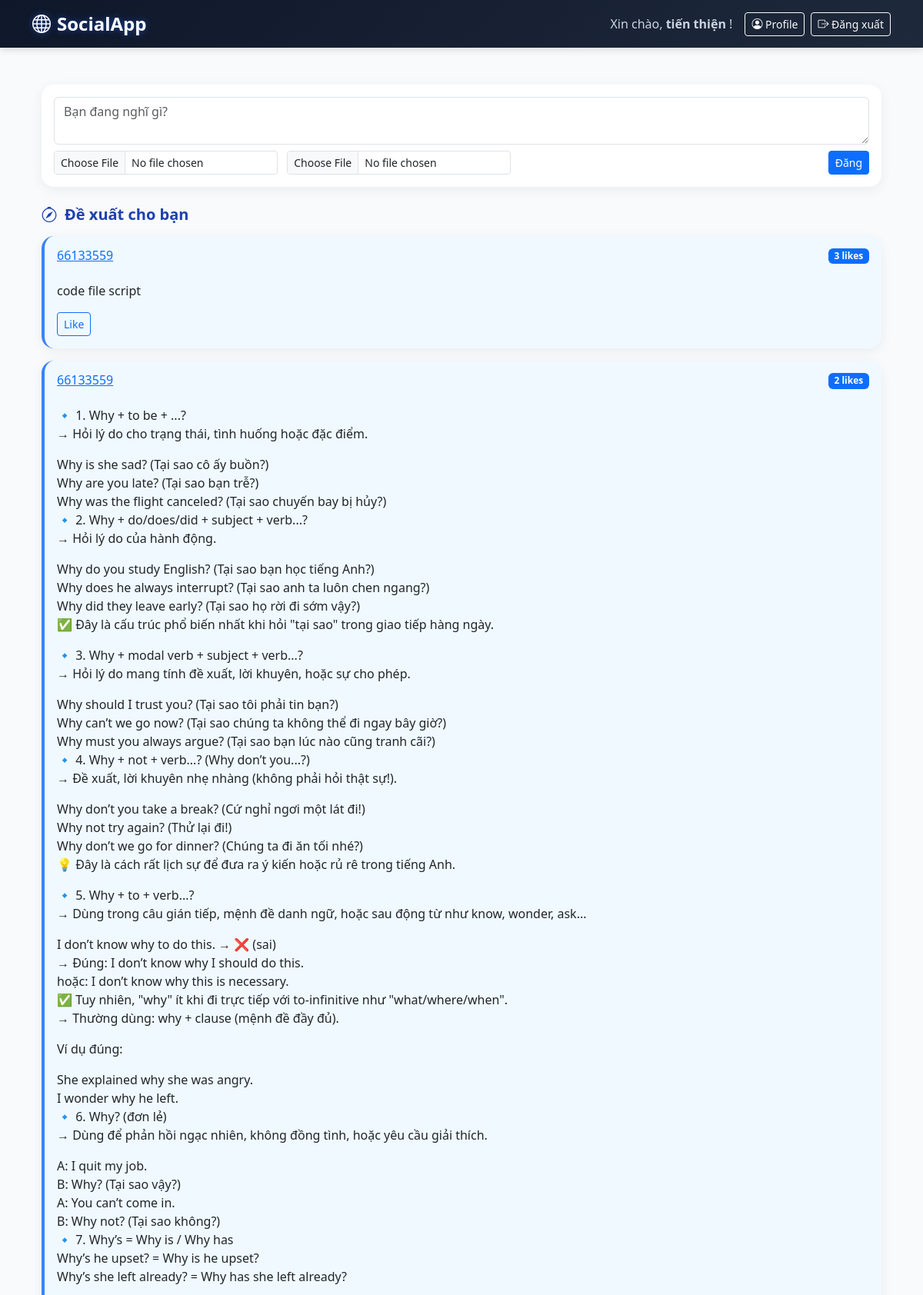
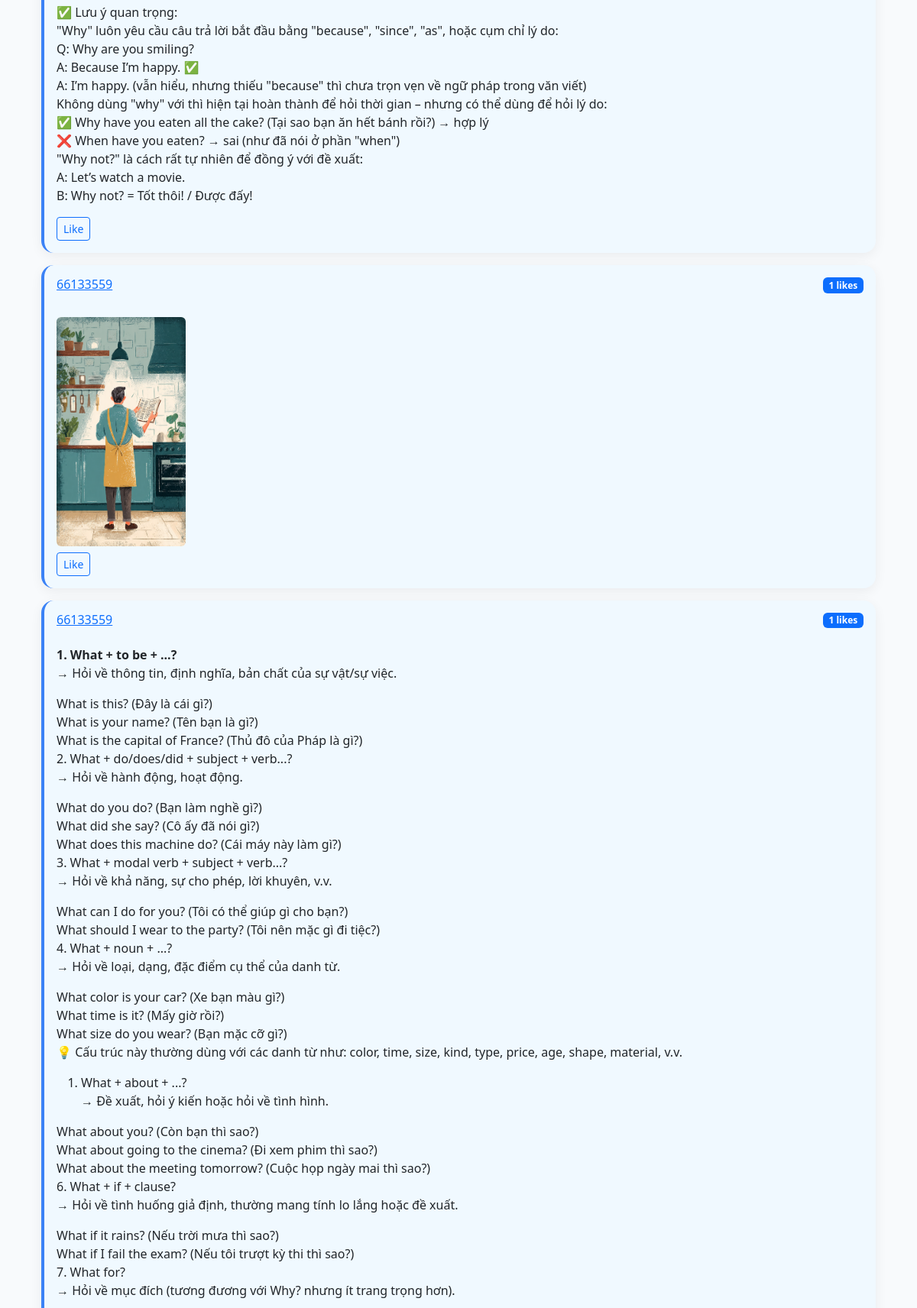
The page / (signed in, upper part) on the database its author committed (2 pictures, top to bottom).
### tables this page shows
CREATE TABLE users (
        id INTEGER PRIMARY KEY,
        username TEXT UNIQUE NOT NULL,
        password TEXT NOT NULL,
        created_at TIMESTAMP DEFAULT CURRENT_TIMESTAMP
    );

CREATE TABLE posts (
        id INTEGER PRIMARY KEY,
        user_id INTEGER,
        content TEXT,
        image_path TEXT,
        video_path TEXT,
        created_at TIMESTAMP DEFAULT CURRENT_TIMESTAMP,
        FOREIGN KEY(user_id) REFERENCES users(id)
    );

### app.py (the view, shortened to what this page needs)
@app.route('/')
def home():
    db = get_db()
    if current_user():
        user_id = current_user()['id']
        feed_posts = db.execute('''
            SELECT p.*, u.username
            FROM posts p
            JOIN users u ON p.user_id = u.id
            WHERE p.user_id = :user_id
               OR p.user_id IN (
                   SELECT followed_id FROM follows WHERE follower_id = :user_id
               )
            ORDER BY p.created_at DESC
            LIMIT 20
        ''', {'user_id': user_id}).fetchall()
        suggested_posts = db.execute('''
            SELECT p.*, u.username,
                   (SELECT COUNT(*) FROM likes WHERE post_id = p.id) AS like_count
            FROM posts p
            JOIN users u ON p.user_id = u.id
            WHERE p.user_id != :user_id
              AND p.user_id NOT IN (
                  SELECT followed_id FROM follows WHERE follower_id = :user_id
              )
            ORDER BY like_count DESC, p.created_at DESC
            LIMIT 5
        ''', {'user_id': user_id}).fetchall()
        def enrich_posts(posts_list):
            enriched = []
            for post in posts_list:
                post = dict(post)
                like_count = db.execute('SELECT COUNT(*) FROM likes WHERE post_id = ?', (post['id'],)).fetchone()[0]
                liked = db.execute('SELECT 1 FROM likes WHERE user_id = ? AND post_id = ?',
                                  (user_id, post['id'])).fetchone() is not None
                post['like_count'] = like_count
                post['liked'] = liked
                enriched.append(post)
            return enriched
        return render_template('home.html',
                             feed_posts=enrich_posts(feed_posts),
                             suggested_posts=enrich_posts(suggested_posts))

### app.py (called while the page is built)
def get_db():
    conn = sqlite3.connect('social.db', detect_types=sqlite3.PARSE_DECLTYPES)
    conn.row_factory = sqlite3.Row
    return conn

def current_user():
    if 'user_id' in session:
        db = get_db()
        return db.execute('SELECT * FROM users WHERE id = ?', (session['user_id'],)).fetchone()
    return None

@app.context_processor
def inject_user():
    return dict(current_user=current_user())

@app.template_filter('markdown')
def markdown_filter(text):
    if not text:
        return ""
    html = markdown(text, extensions=['fenced_code', 'nl2br', 'tables'])
    allowed_tags = [
        'p', 'br', 'strong', 'em', 'ul', 'ol', 'li', 'h1', 'h2', 'h3', 'blockquote', 'code', 'pre',
        'table', 'thead', 'tbody', 'tfoot', 'tr', 'th', 'td'
    ]
    allowed_attrs = {}
    clean_html = bleach.clean(html, tags=allowed_tags, attributes=allowed_attrs, strip=True)
    return clean_html

### templates/home.html (shortened to what this page needs)
    {% extends "base.html" %}
    {% block content %}
    <div class="container py-4">
    {% if current_user %}
    <div class="card mb-4">
        <div class="card-body">
        <form method="POST" action="{{ url_for('create_post') }}" enctype="multipart/form-data">
            <textarea name="content" class="form-control mb-2" rows="2" placeholder="Bạn đang nghĩ gì?"></textarea>
            <div class="d-flex justify-content-between">
            <div>
                <input type="file" name="image" accept="image/*" class="form-control form-control-sm d-inline-block me-2" style="width: auto;">
                <input type="file" name="video" accept="video/*" class="form-control form-control-sm d-inline-block" style="width: auto;">
            </div>
            <button type="submit" class="btn btn-primary btn-sm">Đăng</button>
            </div>
        </form>
        </div>
    </div>
    {% endif %}
    {% if current_user and suggested_posts %}
        <h5 class="section-title"><i class="bi bi-compass"></i> Đề xuất cho bạn</h5>
        {% for post in suggested_posts %}
        <div class="card mb-3 suggestion-card">
            <div class="card-body">
            <div class="d-flex justify-content-between align-items-start">
                <h6><a href="{{ url_for('profile', username=post.username) }}">{{ post.username }}</a></h6>
                <span class="badge bg-primary">{{ post.like_count }} likes</span>
            </div>
            <p>{{ post.content | markdown | safe }}</p>
            {% if post.image_path %}
                <img src="/{{ post.image_path }}" class="img-fluid rounded mt-2" style="max-height: 300px; object-fit: cover;">
            {% endif %}
            <div class="mt-2">
                {% if current_user %}
                {% if post.liked %}
                    <a href="{{ url_for('unlike', post_id=post.id) }}" class="btn btn-sm btn-outline-danger">Unlike</a>
                {% else %}
                    <a href="{{ url_for('like', post_id=post.id) }}" class="btn btn-sm btn-outline-primary">Like</a>
                {% endif %}
                {% endif %}
            </div>
            </div>
        </div>
        {% endfor %}
    {% endif %}
    </div>
    {% endblock %}

### templates/base.html (shortened to what this page needs)
<!DOCTYPE html>
<html lang="vi">
<head>
    <link href="https://cdn.jsdelivr.net/npm/bootstrap@5.3.0/dist/css/bootstrap.min.css" rel="stylesheet">
    <link rel="stylesheet" href="https://cdn.jsdelivr.net/npm/bootstrap-icons@1.11.3/font/bootstrap-icons.min.css">
</head>
<body>
    <nav class="navbar navbar-expand-lg navbar-dark">
        <div class="container">
            <a class="navbar-brand" href="/">
                <i class="bi bi-globe me-2"></i>SocialApp
            </a>
            <div class="d-flex align-items-center">
                {% if current_user %}
                    <span class="navbar-text me-3 text-white">
                        Xin chào, <strong>{{ current_user.username }}</strong>!
                    </span>
                    <a href="{{ url_for('profile', username=current_user.username) }}"
                       class="btn btn-sm btn-outline-light me-2">
                        <i class="bi bi-person-circle"></i> Profile
                    </a>
                    <a href="{{ url_for('logout') }}" class="btn btn-sm btn-outline-light">
                        <i class="bi bi-box-arrow-right"></i> Đăng xuất
                    </a>
                {% endif %}
            </div>
        </div>
    </nav>
    <div class="container py-4">
        {% block content %}{% endblock %}
    </div>
</body>
</html>

### templates/base.html (style rules this page uses)
:root { --tech-primary: #2563eb; --tech-primary-dark: #1d4ed8; --tech-bg: #f8fafc; --tech-card-bg: #ffffff; --tech-border: #e2e8f0; --tech-text: #1e293b; --tech-muted: #64748b; }
body { background-color: var(--tech-bg); color: var(--tech-text); font-family: 'Segoe UI', system-ui, sans-serif; }
.navbar { background: linear-gradient(135deg, #0f172a 0%, #1e293b 100%) !important; box-shadow: 0 2px 10px rgba(0,0,0,0.15); }
.navbar-brand { font-weight: 700; font-size: 1.5rem; color: white !important; text-shadow: 0 0 8px rgba(37, 99, 235, 0.6); }
.navbar-nav .nav-link, .navbar-text { color: #cbd5e1 !important; font-weight: 500; transition: color 0.2s; }
.card { border: none; border-radius: 16px; box-shadow: 0 4px 16px rgba(0,0,0,0.06); background: var(--tech-card-bg); transition: transform 0.2s; }

### templates/home.html (style rules this page uses)
.suggestion-card { border-left: 4px solid #3b82f6; background-color: #f0f9ff; }
.section-title { font-weight: 600; color: #1e40af; margin: 1.5rem 0 1rem; display: flex; align-items: center; }
.section-title i { margin-right: 10px; }

### rows shown on the page
users: username "tiến thiện"
posts: username "66133559", like_count "3", content "code file script"
posts: username "66133559", like_count "2", content "🔹 1. Why + to be + ...? → Hỏi lý do cho trạng thái, tình huống hoặc đặc điểm. Why is she sad? (Tại sao cô ấy buồn?) Why are you late? (Tại sao bạn trễ?) Why was the flight canceled? (Tại sao chuyến bay bị hủy?) 🔹 2. Why + do/does/did + subject + verb...? → Hỏi lý do của hành động. Why do you study English? (Tại sao bạn học tiếng Anh?) Why does he always interrupt? (Tại sao anh ta luôn chen ngang?) Why did they leave early? (Tại sao họ rời đi sớm vậy?) ✅ Đây là cấu trúc phổ biến nhất khi hỏi \"tại sao\" trong giao tiếp hàng ngày. 🔹 3. Why + modal verb + subject + verb...? → Hỏi lý do mang tính đề xuất, lời khuyên, hoặc sự cho phép. Why should I trust you? (Tại sao tôi phải tin bạn?) Why can’t…"
posts: username "66133559", like_count "1"
posts: username "66133559", like_count "1", content "1. What + to be + ...? → Hỏi về thông tin, định nghĩa, bản chất của sự vật/sự việc. What is this? (Đây là cái gì?) What is your name? (Tên bạn là gì?) What is the capital of France? (Thủ đô của Pháp là gì?) 2. What + do/does/did + subject + verb...? → Hỏi về hành động, hoạt động. What do you do? (Bạn làm nghề gì?) What did she say? (Cô ấy đã nói gì?) What does this machine do? (Cái máy này làm gì?) 3. What + modal verb + subject + verb...? → Hỏi về khả năng, sự cho phép, lời khuyên, v.v. What can I do for you? (Tôi có thể giúp gì cho bạn?) What should I wear to the party? (Tôi nên mặc gì đi tiệc?) 4. What + noun + ...? → Hỏi về loại, dạng, đặc điểm cụ thể của danh từ. What color is your…"
